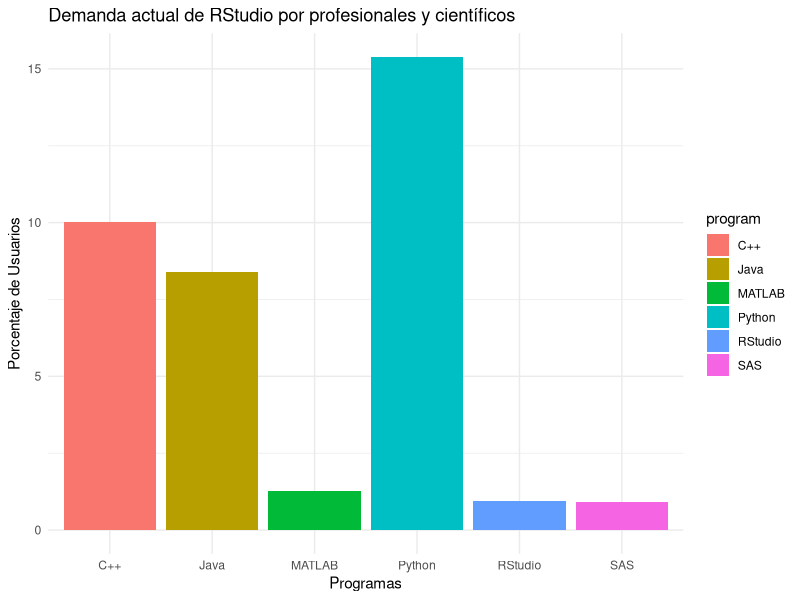

Here is the R script that generated this plot:
## ---- chunk 1
# Llamar librería 
library(ggplot2)
library(dbplyr)

# Llamar a datos
data <- data.frame(program = c("Python",
                               "C++",
                               "Java", 
                               "MATLAB", 
                               "RStudio",
                               "SAS"), 
                   porc = c(15.39, 10.03, 8.40, 1.26, 0.96, 0.92))

# Crear gráfico
data |> 
  ggplot(aes(x = program, 
             y = porc, 
             fill = program)) +
  geom_bar(stat = "identity") +
  theme_minimal() +
  labs(title = "Demanda actual de RStudio por profesionales y científicos",
       x = "Programas",
       y = "Porcentaje de Usuarios")
